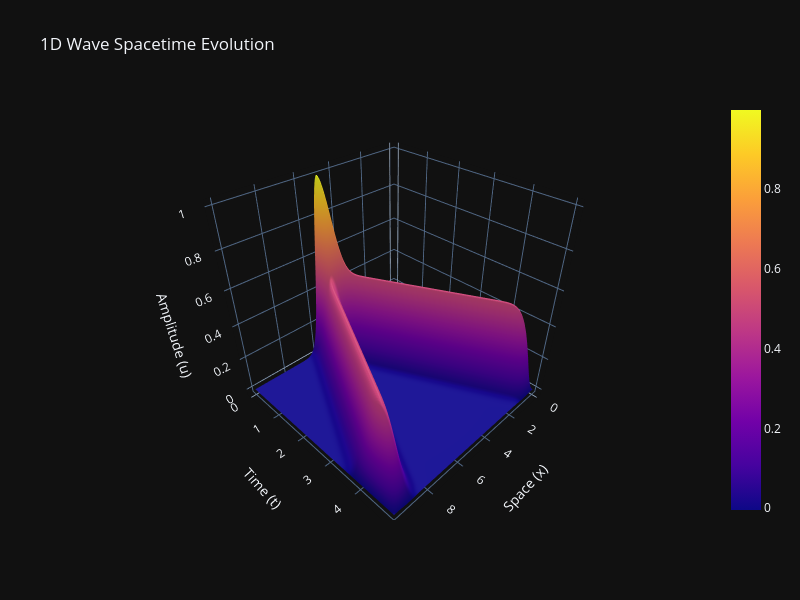

Notebook code for this chart:
### Code cell
# Convert our history list into a 2D NumPy array
# Shape will be (nt, nx) -> (Time, Space)
Z = np.array(history)

# Create a 3D Surface Plot
fig_3d = go.Figure(data=[go.Surface(z=Z, x=x, y=np.linspace(0, T, nt), colorscale='Plasma')])

fig_3d.update_layout(title='1D Wave Spacetime Evolution',
                     scene=dict(
                         xaxis_title='Space (x)',
                         yaxis_title='Time (t)',
                         zaxis_title='Amplitude (u)'
                     ),
                     template='plotly_dark',
                     autosize=False,
                     width=800,
                     height=600)

fig_3d.show()

### Figure 1 — Plotly figure (JSON) as saved in the notebook; plotly's stock layout.template omitted (floating-point values rounded to 4 significant figures; data arrays with more than 128 entries replaced by an {"elided": "..."} marker saying what was removed)
{"data": [{"colorscale": [[0, "#0d0887"], [0.1111, "#46039f"], [0.2222, "#7201a8"], [0.3333, "#9c179e"], [0.4444, "#bd3786"], [0.5556, "#d8576b"], [0.6667, "#ed7953"], [0.7778, "#fb9f3a"], [0.8889, "#fdca26"], [1, "#f0f921"]], "type": "surface", "x": {"elided": "200 float values"}, "y": {"elided": "400 float values"}, "z": {"elided": "400x200 float values"}}], "layout": {"autosize": false, "height": 600, "scene": {"xaxis": {"title": {"text": "Space (x)"}}, "yaxis": {"title": {"text": "Time (t)"}}, "zaxis": {"title": {"text": "Amplitude (u)"}}}, "title": {"text": "1D Wave Spacetime Evolution"}, "width": 800}}
